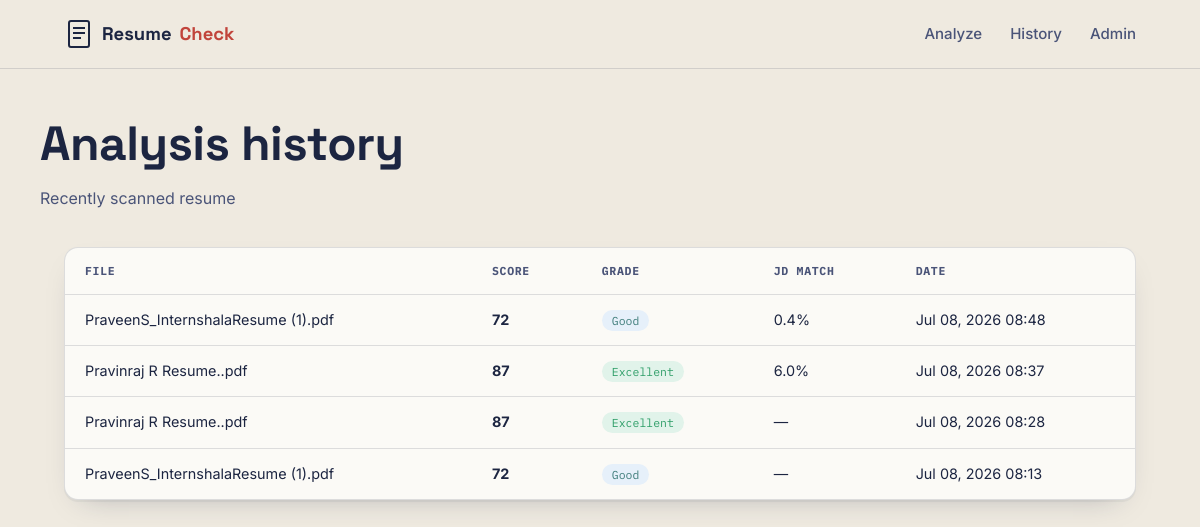
The page /history/ on the database its author committed.
### analyzer/models.py (models this page shows, shortened)
class ResumeAnalysis(models.Model):
    user = models.ForeignKey(User, on_delete=models.CASCADE, null=True, blank=True,
                              related_name="analyses")
    resume_file = models.FileField(upload_to=resume_upload_path)
    original_filename = models.CharField(max_length=300)
    job_description = models.TextField(blank=True, null=True)
    extracted_text = models.TextField(blank=True)
    ats_score = models.FloatField(default=0)
    ats_grade = models.CharField(max_length=50, blank=True)
    jd_match_percent = models.FloatField(null=True, blank=True)
    report_json = models.JSONField(default=dict)
    created_at = models.DateTimeField(auto_now_add=True)
    class Meta:
        ordering = ["-created_at"]
        verbose_name_plural = "Resume Analyses"

### analyzer/views.py (the view)
# urls.py: path("history/", views.history, name="history"),
def history(request):
    analyses = ResumeAnalysis.objects.all()[:50]
    return render(request, "analyzer/history.html", {"analyses": analyses})

### analyzer/templates/analyzer/history.html (shortened to what this page needs)
{% extends "analyzer/base.html" %}
{% block content %}
<section class="container page-header">
  <h1>Analysis history</h1>
  <p class="muted">Recently scanned resume </p>
</section>
<section class="container">
  {% if analyses %}
  <div class="history-table-wrap">
    <table class="history-table">
      <thead>
        <tr>
          <th>File</th>
          <th>Score</th>
          <th>Grade</th>
          <th>JD Match</th>
          <th>Date</th>
        </tr>
      </thead>
      <tbody>
        {% for a in analyses %}
        <tr onclick="window.location='{% url 'analyzer:result' a.pk %}'">
          <td>{{ a.original_filename }}</td>
          <td><strong>{{ a.ats_score|floatformat:0 }}</strong></td>
          <td><span class="grade-pill grade-{{ a.ats_grade|slugify }}">{{ a.ats_grade }}</span></td>
          <td>{% if a.jd_match_percent is not None %}{{ a.jd_match_percent }}%{% else %}&mdash;{% endif %}</td>
          <td>{{ a.created_at|date:"M d, Y H:i" }}</td>
        </tr>
        {% endfor %}
      </tbody>
    </table>
  </div>
  {% else %}
  <div class="empty-state">
    <p>No resumes analyzed yet.</p>
    <a href="{% url 'analyzer:home' %}" class="btn-primary">Analyze your first resume</a>
  </div>
  {% endif %}
</section>
{% endblock %}

### analyzer/templates/analyzer/base.html (shortened to what this page needs)
{% load static %}
<!DOCTYPE html>
<html lang="en">
<head>
<link rel="stylesheet" href="{% static 'analyzer/css/style.css' %}">
</head>
<body>
<header class="site-header">
  <div class="container header-row">
    <a href="{% url 'analyzer:home' %}" class="brand">
      <span class="brand-mark" aria-hidden="true">
      </span>
      Resume<span class="brand-accent">Check</span>
    </a>
    <nav class="main-nav">
      <a href="{% url 'analyzer:home' %}">Analyze</a>
      <a href="{% url 'analyzer:history' %}">History</a>
      <a href="/admin/" target="_blank" rel="noopener">Admin</a>
    </nav>
  </div>
</header>
<main>
  {% block content %}{% endblock %}
</main>
</body>
</html>

### analyzer/static/analyzer/css/style.css (style rules this page uses)
:root { --paper: #EFEAE0; --paper-2: #E4DECE; --ink: #1C2541; --ink-soft: #4A5478; --highlighter:#FFD23F; --pen-red: #C1443B; --stamp-green:#2F9E68; --teal: #3E7C7A; --white: #FBFAF6; --border: rgba(28, 37, 65, 0.14); --font-display: 'Space Grotesk', sans-serif; --font-body: 'Inter', sans-serif; --font-mono: 'IBM Plex Mono', monospace; --radius-sm: 8px; --radius-md: 14px; --radius-lg: 22px; --shadow-card: 0 2px 0 rgba(28,37,65,0.05), 0 12px 30px -18px rgba(28,37,65,0.35); }
* { box-sizing: border-box; }
html { scroll-behavior: smooth; }
body { margin: 0; background: var(--paper); color: var(--ink); font-family: var(--font-body); line-height: 1.55; -webkit-font-smoothing: antialiased; }
.container { max-width: 1120px; margin: 0 auto; padding: 0 24px; }
h1, h2, h3 { font-family: var(--font-display); color: var(--ink); letter-spacing: -0.01em; margin: 0 0 12px; }
h1 { font-size: clamp(2.1rem, 4vw, 3.2rem); line-height: 1.06; }
.muted { color: var(--ink-soft); }
a { color: var(--teal); }
.site-header { border-bottom: 1px solid var(--border); background: var(--paper); position: sticky; top: 0; z-index: 20; }
.header-row { display: flex; align-items: center; justify-content: space-between; height: 68px; }
.brand { display: flex; align-items: center; gap: 8px; font-family: var(--font-display); font-weight: 700; font-size: 1.15rem; color: var(--ink); text-decoration: none; }
.brand-mark { color: var(--ink); display: inline-flex; }
.brand-accent { color: var(--pen-red); }
.main-nav { display: flex; gap: 28px; }
.main-nav a { color: var(--ink-soft); text-decoration: none; font-weight: 500; font-size: 0.94rem; }
.grade-excellent { background: #E1F3EA; color: var(--stamp-green); }
.grade-good { background: #E6F0FA; color: var(--teal); }
.page-header { padding: 50px 0 20px; }
.history-table-wrap { background: var(--white); border: 1px solid var(--border); border-radius: var(--radius-md); overflow: hidden; margin-bottom: 60px; box-shadow: var(--shadow-card); }
.history-table { width: 100%; border-collapse: collapse; font-size: 0.9rem; }
.history-table th { text-align: left; font-family: var(--font-mono); font-size: 0.72rem; letter-spacing: 0.06em; text-transform: uppercase; color: var(--ink-soft); padding: 14px 20px; border-bottom: 1px solid var(--border); }
.history-table td { padding: 14px 20px; border-bottom: 1px solid var(--border); }
.history-table tr:last-child td { border-bottom: none; }
.history-table tbody tr { cursor: pointer; }
.grade-pill { font-family: var(--font-mono); font-size: 0.72rem; padding: 3px 10px; border-radius: 999px; }

### rows shown on the page
ResumeAnalysis: original_filename "PraveenS_InternshalaResume (1).pdf", ats_score "72", ats_grade "Good", jd_match_percent "0.4", created_at "Jul 08, 2026 08:48"
ResumeAnalysis: original_filename "Pravinraj R Resume..pdf", ats_score "87", ats_grade "Excellent", jd_match_percent "6.0", created_at "Jul 08, 2026 08:37"
ResumeAnalysis: original_filename "Pravinraj R Resume..pdf", ats_score "87", ats_grade "Excellent", created_at "Jul 08, 2026 08:28"
ResumeAnalysis: original_filename "PraveenS_InternshalaResume (1).pdf", ats_score "72", ats_grade "Good", created_at "Jul 08, 2026 08:13"
